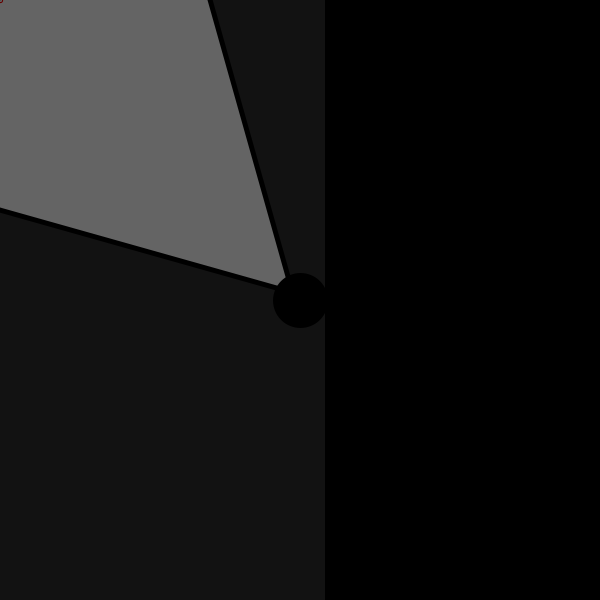
Frame 1 (no input)
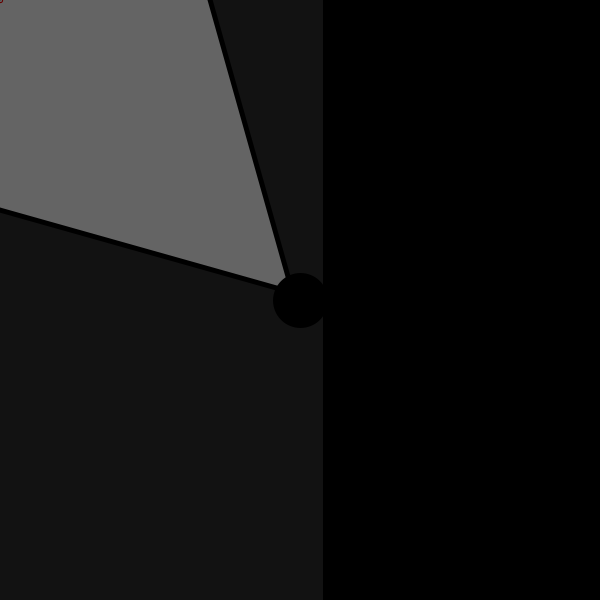
Frame 60 (the mouse pressed at the canvas centre just before this capture)
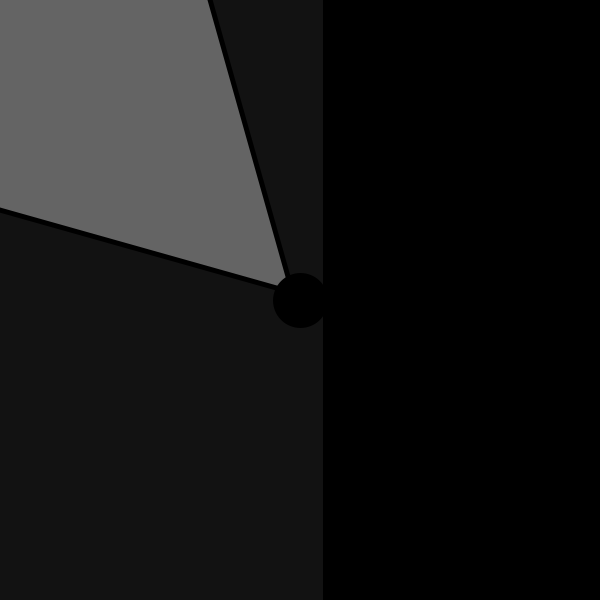
Frame 120 (the mouse held since frame 60 and released just before this capture)

The Processing sketch that drew these frames (run headless with seeded random() and noise(); from frame 60 on, the mouse is pressed at the canvas centre):

// Processing sketch: FinalProject
// ── FinalProject.pde
float test;
float modX;
float modY;
int t,e = 1;
boolean cooldown;
boolean a;
boolean d;
boolean w;
boolean s;
int cd = 0;
int charge = 0;
float px,py,vx,vy;
float ex,ey;
int sl = 5;
void setup() {
  size(600, 600);
  test = 0;
  px = 500;
  py = 0;
  vx = 0;
  vy = 0;
}

void draw() {
  //---------SETUP / ACTIONS ---------
  modX = mouseX-300;
  modY = mouseY-300;
  if (mouseX<300) {
    t = -1;
  } else {
    t = 1;
  }
  if (px > ex) {
    ex = ex+0.3;
  } else if (px < ex) {
    ex = ex-0.3;
  }
  if (py > ey) {
    ey = ey+0.3;
  } else if (py < ey) {
    ey = ey-0.3;
  }
  playerActions();
  px = px+vx;
  py = py+vy;
  translate(300, 300);
  //image(d, -300, -300); //LAG HEAVY
  if (modX != 0) {
    test = atan(modY/modX);
  } else {
    t=-t;
  }
  //--------------Object Layer----------
  background(100);
  if (cd!=0) {
    fill(255, 255, 255, map(cd, 0, 8, 0, 255));
    beginShape();
    vertex(cos(test)*10*t, sin(test)*10*t);
    vertex(cos(test-0.5)*500*t, sin(test-0.5)*500*t);
    vertex(cos(test+0.5)*500*t, sin(test+0.5)*500*t);
    endShape(CLOSE);
    cd--;
  }
  pushMatrix();
  translate(-px, -py);
  stroke(0);
  fill(0);
  circle(ex,ey,100);
  rect(-1000, -1000, 2000, 500);
  rect(-1000, -1000, 500, 2000);
  rect(500, -500, 500, 2000);
  rect(-500, 500, 2000, 500);
  popMatrix();
  //-----------------DARK COVER ----------------
  strokeWeight(5);
  stroke(0);
  fill(0,210);
  beginShape();
  vertex(cos(test)*10*t, sin(test)*10*t);
  vertex(cos(test-0.5)*500*t, sin(test-0.5)*500*t);
  vertex(cos(test-2)*1000*t, sin(test-2)*1000*t);
  vertex(cos(test+2)*1000*t, sin(test+2)*1000*t);
  vertex(cos(test+0.5)*500*t, sin(test+0.5)*500*t);
  endShape(CLOSE);
  //-------------- UI LAYER -----------------
  fill(0, 0, 0);
  stroke(100,0,0);
  circle(modX, modY, 1);
  stroke(0);
  circle(0, 0, 50);
}
void playerActions() {
  if (a && vx > -sl) {
    vx = vx-0.3;
  } else if (d && vx < sl) {
    vx = vx+0.3;
  }
  if (w && vy > -sl) {
    vy = vy-0.3;
  } else if (s && vy < sl) {
    vy = vy+0.3;
  }
  //friction
  if (vx != 0) {
    if (vx > 0.2) {
      vx=vx-0.2;
    } else if (vx < -0.2) {
      vx=vx+0.2;
    } else {
      vx = 0;
    }
  }
  if (vy != 0) {
    if (vy > 0.2) {
      vy=vy-0.2;
    } else if (vy < -0.2) {
      vy=vy+0.2;
    } else {
      vy = 0;
    }
  }
  //bounce
  if (px < -475 || px > 475) {
    px = -px;
    if (px < -400) {
      px = 475;
    } else {
      px = -475;
    }
  }
  if (py < -475 || py > 475) {
    py = -py;
    if (py < -400) {
      py = 475;
    } else {
      py = -475;
    }
  }
}
void mouseClicked() {
  if (cd==0) {
    cd = 10;
  }
}
void keyPressed() {
  if (key == 'a') {
    a = true;
  } else if (key == 'd') {
    d = true;
  }
  if (key == 'w') {
    w = true;
  } else if (key == 's') {
    s = true;
  }
}
void keyReleased() {
  if (key == 'a') {
    a = false;
  } else if (key == 'd') {
    d = false;
  }
  if (key == 'w') {
    w = false;
  } else if (key == 's') {
    s = false;
  }
}
